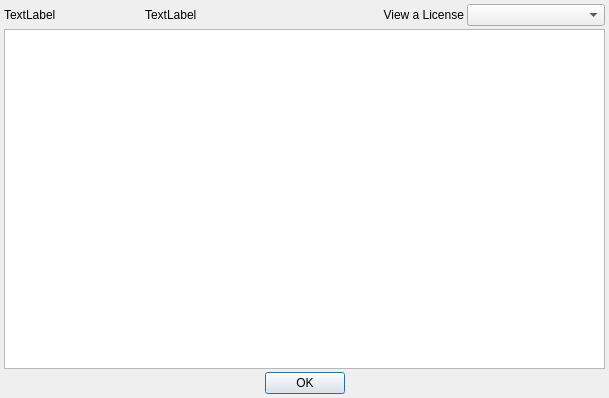
<?xml version="1.0" encoding="UTF-8"?>
<ui version="4.0">
 <class>ApplicationAboutBoxDialog</class>
 <widget class="QDialog" name="ApplicationAboutBoxDialog">
  <property name="windowModality">
   <enum>Qt::ApplicationModal</enum>
  </property>
  <property name="geometry">
   <rect>
    <x>0</x>
    <y>0</y>
    <width>609</width>
    <height>398</height>
   </rect>
  </property>
  <property name="windowTitle">
   <string>About</string>
  </property>
  <property name="modal">
   <bool>true</bool>
  </property>
  <layout class="QVBoxLayout" name="verticalLayout">
   <property name="spacing">
    <number>3</number>
   </property>
   <property name="margin">
    <number>4</number>
   </property>
   <item>
    <layout class="QHBoxLayout" name="horizontalLayout_2">
     <item>
      <widget class="QLabel" name="appName">
       <property name="text">
        <string>TextLabel</string>
       </property>
      </widget>
     </item>
     <item>
      <widget class="QLabel" name="appVersion">
       <property name="text">
        <string>TextLabel</string>
       </property>
      </widget>
     </item>
     <item>
      <spacer name="horizontalSpacer_3">
       <property name="orientation">
        <enum>Qt::Horizontal</enum>
       </property>
       <property name="sizeType">
        <enum>QSizePolicy::Fixed</enum>
       </property>
       <property name="sizeHint" stdset="0">
        <size>
         <width>40</width>
         <height>20</height>
        </size>
       </property>
      </spacer>
     </item>
     <item>
      <widget class="QLabel" name="label">
       <property name="sizePolicy">
        <sizepolicy hsizetype="Minimum" vsizetype="Preferred">
         <horstretch>0</horstretch>
         <verstretch>0</verstretch>
        </sizepolicy>
       </property>
       <property name="text">
        <string>View a License</string>
       </property>
       <property name="alignment">
        <set>Qt::AlignRight|Qt::AlignTrailing|Qt::AlignVCenter</set>
       </property>
      </widget>
     </item>
     <item>
      <widget class="QComboBox" name="licenseCombo"/>
     </item>
    </layout>
   </item>
   <item>
    <widget class="QTextEdit" name="appHelpText"/>
   </item>
   <item>
    <layout class="QHBoxLayout" name="horizontalLayout">
     <item>
      <spacer name="horizontalSpacer_2">
       <property name="orientation">
        <enum>Qt::Horizontal</enum>
       </property>
       <property name="sizeHint" stdset="0">
        <size>
         <width>40</width>
         <height>20</height>
        </size>
       </property>
      </spacer>
     </item>
     <item>
      <widget class="QPushButton" name="okButton">
       <property name="text">
        <string>OK</string>
       </property>
       <property name="default">
        <bool>true</bool>
       </property>
      </widget>
     </item>
     <item>
      <spacer name="horizontalSpacer">
       <property name="orientation">
        <enum>Qt::Horizontal</enum>
       </property>
       <property name="sizeHint" stdset="0">
        <size>
         <width>40</width>
         <height>20</height>
        </size>
       </property>
      </spacer>
     </item>
    </layout>
   </item>
  </layout>
 </widget>
 <resources/>
 <connections>
  <connection>
   <sender>okButton</sender>
   <signal>clicked()</signal>
   <receiver>ApplicationAboutBoxDialog</receiver>
   <slot>accept()</slot>
   <hints>
    <hint type="sourcelabel">
     <x>243</x>
     <y>222</y>
    </hint>
    <hint type="destinationlabel">
     <x>444</x>
     <y>221</y>
    </hint>
   </hints>
  </connection>
 </connections>
</ui>
